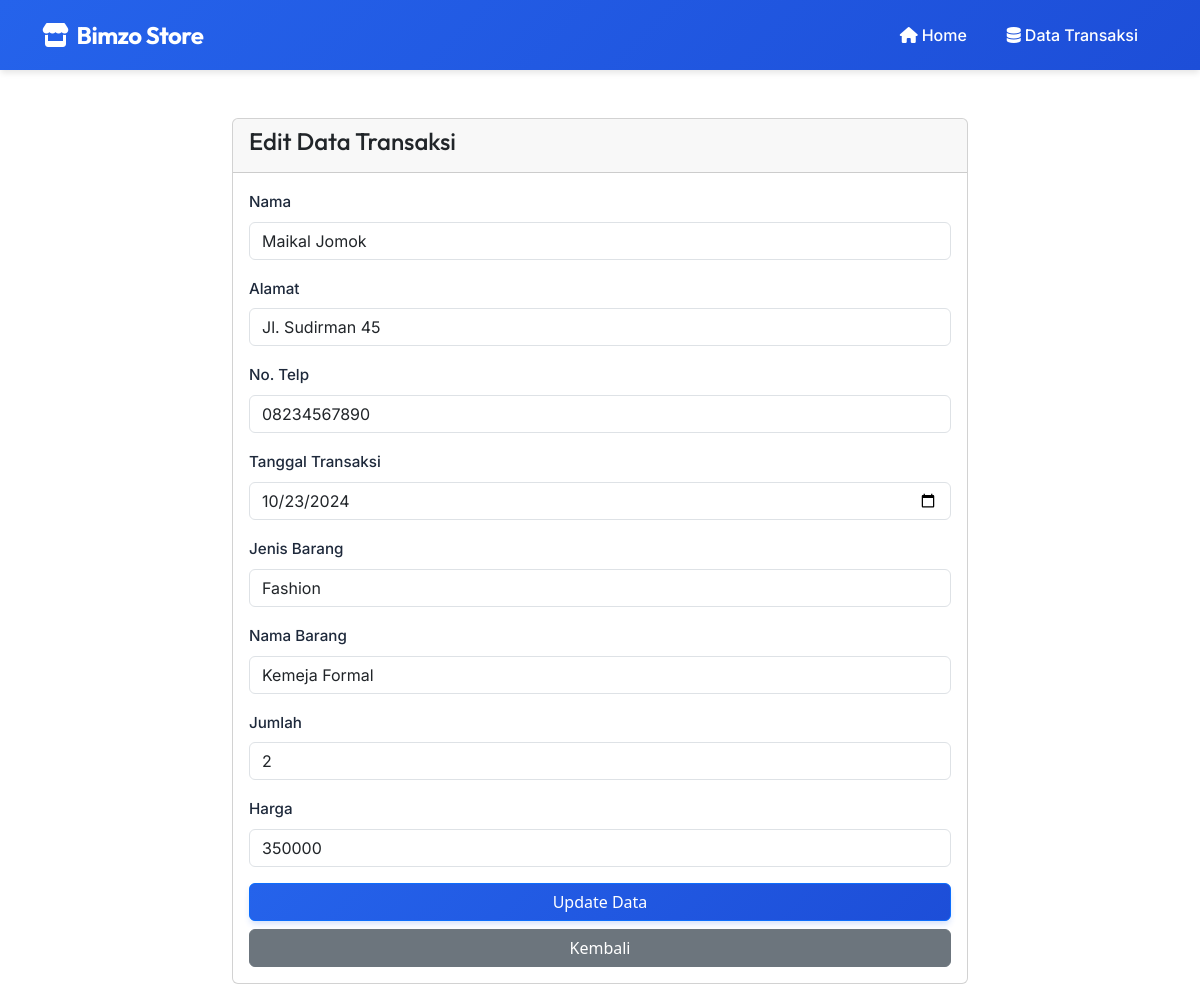
/edit.php?id=5, run on the app's committed database.
### tables this page shows
CREATE TABLE `abimanyu` (
  `id_pembeli` int(10) NOT NULL,
  `nama` varchar(30) NOT NULL,
  `alamat` varchar(50) NOT NULL,
  `no_telp` varchar(20) NOT NULL,
  `Tgl_Transaksi` date NOT NULL,
  `Jenis_barang` varchar(25) NOT NULL,
  `Nama_barang` varchar(50) NOT NULL,
  `Jumlah` int(20) NOT NULL,
  `Harga` int(25) NOT NULL
);

### edit.php (the view, shortened to what this page needs)
<?php
include 'config.php';
$errors = [];
$id = filter_input(INPUT_GET, 'id', FILTER_VALIDATE_INT);
try {
    $stmt = $conn->prepare("SELECT * FROM Abimanyu WHERE id_pembeli = ?");
    $stmt->bind_param("i", $id);
    $stmt->execute();
    $result = $stmt->get_result();
    $row = $result->fetch_assoc();
} catch (Exception $e) {
    header("Location: data.php?status=error&message=Database error");
    exit();
}
?>
<!DOCTYPE html>
<html lang="en">
<head>
    <link rel="stylesheet" href="css/shared.css">
    <link rel="stylesheet" href="css/data.css">
    <link href="https://cdn.jsdelivr.net/npm/bootstrap@5.3.0/dist/css/bootstrap.min.css" rel="stylesheet">
    <link rel="stylesheet" href="https://cdnjs.cloudflare.com/ajax/libs/font-awesome/6.0.0/css/all.min.css">
</head>
<body>
    <nav class="navbar navbar-expand-lg navbar-dark">
        <div class="container">
            <a class="navbar-brand" href="#"><i class="fas fa-store me-2"></i>Bimzo Store</a>
            <div class="collapse navbar-collapse" id="navbarNav">
                <ul class="navbar-nav ms-auto">
                    <li class="nav-item">
                        <a class="nav-link" href="index.php"><i class="fas fa-home me-1"></i>Home</a>
                    </li>
                    <li class="nav-item">
                        <a class="nav-link active" href="data.php"><i class="fas fa-database me-1"></i>Data Transaksi</a>
                    </li>
                </ul>
            </div>
        </div>
    </nav>
    <div class="container mt-5">
        <div class="row">
            <div class="col-md-8 offset-md-2">
                <div class="card">
                    <div class="card-header">
                        <h4>Edit Data Transaksi</h4>
                    </div>
                    <div class="card-body">
                        <form method="POST" novalidate class="needs-validation">
                            <div class="mb-3">
                                <label class="form-label">Nama</label>
                                <input type="text" class="form-control <?php echo isset($errors['nama']) ? 'is-invalid' : ''; ?>"
                                       name="nama" value="<?php echo htmlspecialchars($row['nama'] ?? ''); ?>" required>
                            </div>
                            <div class="mb-3">
                                <label class="form-label">Alamat</label>
                                <input type="text" class="form-control <?php echo isset($errors['alamat']) ? 'is-invalid' : ''; ?>"
                                       name="alamat" value="<?php echo htmlspecialchars($row['alamat'] ?? ''); ?>" required>
                            </div>
                            <div class="mb-3">
                                <label class="form-label">No. Telp</label>
                                <input type="tel" class="form-control <?php echo isset($errors['no_telp']) ? 'is-invalid' : ''; ?>"
                                       name="no_telp" value="<?php echo htmlspecialchars($row['no_telp'] ?? ''); ?>" required>
                            </div>
                            <div class="mb-3">
                                <label class="form-label">Tanggal Transaksi</label>
                                <input type="date" class="form-control <?php echo isset($errors['tgl_transaksi']) ? 'is-invalid' : ''; ?>"
                                       name="tgl_transaksi" value="<?php echo htmlspecialchars($row['Tgl_Transaksi'] ?? ''); ?>" required>
                            </div>
                            <div class="mb-3">
                                <label class="form-label">Jenis Barang</label>
                                <input type="text" class="form-control <?php echo isset($errors['jenis_barang']) ? 'is-invalid' : ''; ?>"
                                       name="jenis_barang" value="<?php echo htmlspecialchars($row['Jenis_barang'] ?? ''); ?>" required>
                            </div>
                            <div class="mb-3">
                                <label class="form-label">Nama Barang</label>
                                <input type="text" class="form-control <?php echo isset($errors['nama_barang']) ? 'is-invalid' : ''; ?>"
                                       name="nama_barang" value="<?php echo htmlspecialchars($row['Nama_barang'] ?? ''); ?>" required>
                            </div>
                            <div class="mb-3">
                                <label class="form-label">Jumlah</label>
                                <input type="number" class="form-control <?php echo isset($errors['jumlah']) ? 'is-invalid' : ''; ?>"
                                       name="jumlah" value="<?php echo htmlspecialchars($row['Jumlah'] ?? ''); ?>" required min="1">
                            </div>
                            <div class="mb-3">
                                <label class="form-label">Harga</label>
                                <input type="number" class="form-control <?php echo isset($errors['harga']) ? 'is-invalid' : ''; ?>"
                                       name="harga" value="<?php echo htmlspecialchars($row['Harga'] ?? ''); ?>" required min="0" step="0.01">
                            </div>
                            <div class="d-grid gap-2">
                                <button type="submit" name="update" class="btn btn-primary">Update Data</button>
                                <a href="data.php" class="btn btn-secondary">Kembali</a>
                            </div>
                        </form>
                    </div>
                </div>
            </div>
        </div>
    </div>
</body>
</html>

### css/shared.css (style rules this page uses)
:root { --primary-color: #2563eb; --secondary-color: #1d4ed8; --accent-color: #3b82f6; --text-color: #1e293b; --light-bg: #f8fafc; --border-radius: 12px; --transition: all 0.3s ease; --font-primary: 'Inter', -apple-system, BlinkMacSystemFont, sans-serif; --font-display: 'Outfit', var(--font-primary); }
* { margin: 0; padding: 0; box-sizing: border-box; }
body { font-family: var(--font-primary); color: var(--text-color); background-color: var(--light-bg); line-height: 1.6; font-size: 16px; }
h1, h2, h3, h4, h5, h6 { font-family: var(--font-display); font-weight: 600; line-height: 1.2; color: var(--text-color); }
.navbar { background: linear-gradient(135deg, var(--primary-color), var(--secondary-color)); padding: 1rem 0; box-shadow: 0 4px 6px -1px rgba(0, 0, 0, 0.1); height: 70px; }
.navbar-brand { font-family: var(--font-display); font-weight: 700; font-size: 1.5rem !important; letter-spacing: -0.5px; padding: 0.5rem 0; color: white !important; }
.navbar-nav .nav-link { font-family: var(--font-primary); font-weight: 500; font-size: 1rem !important; padding: 0.5rem 1rem !important; margin: 0 0.25rem; color: white !important; transition: var(--transition); border-radius: 8px; }
.container { max-width: 1200px; margin: 0 auto; padding: 0 1rem; }
.btn { font-family: var(--font-primary); font-weight: 500; font-size: 0.95rem; padding: 0.625rem 1.25rem; border-radius: 8px; transition: var(--transition); }
.btn-primary { background: linear-gradient(135deg, var(--primary-color), var(--secondary-color)); border: none; box-shadow: 0 4px 6px -1px rgba(37, 99, 235, 0.2); }
.form-label { font-family: var(--font-primary); font-weight: 500; font-size: 0.95rem; }
.form-control { font-family: var(--font-primary); font-size: 0.95rem; border-radius: 8px; padding: 0.625rem 1rem; }

### css/data.css (style rules this page uses)
.form-label { font-weight: 500; color: var(--text-color); margin-bottom: 0.5rem; }
.form-control { border-radius: 8px; border: 1px solid #e5e7eb; padding: 0.625rem 1rem; transition: var(--transition); }

### data on the page
abimanyu: nama "Maikal Jomok", alamat "Jl. Sudirman 45", no_telp "08234567890", tgl_transaksi "10/23/2024", jenis_barang "Fashion", nama_barang "Kemeja Formal", jumlah "2", harga "350000"
